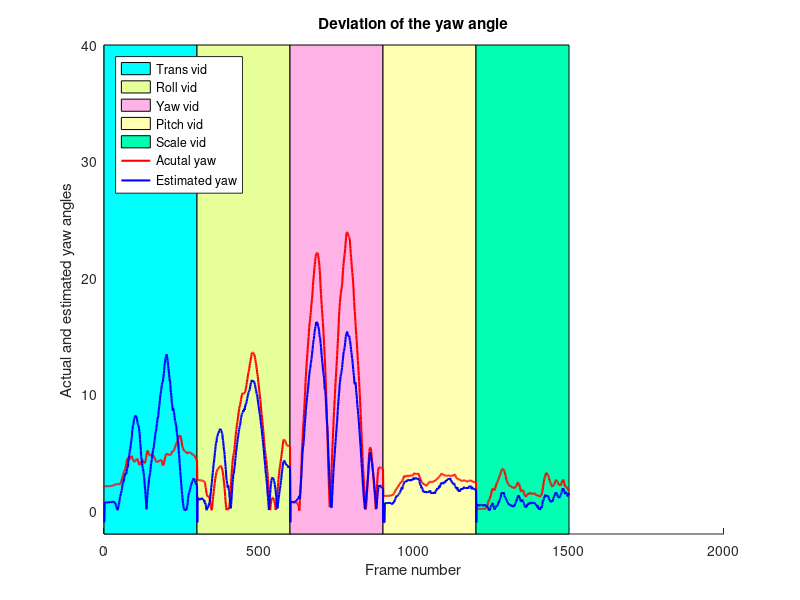

Source code (MATLAB):
data = textread('./OutputForMATLAB/0/poseOutput.txt', '%s', 'delimiter', ','); 

mat_data_act_0 = zeros(300,3);
mat_data_est_0 = zeros(300,3);

for i=0:299
    mat_data_act_0((i+1),:) = [abs(str2double(data(i*6 + 1))) abs(str2double(data(i*6 + 2))) abs(str2double(data(i*6 + 3)))];
    if(abs(str2double(data(i*6 + 4))) == 361)
        mat_data_est_0((i+1),:) = [-1 -1 -1];
    else
        mat_data_est_0((i+1),:) = [abs(str2double(data(i*6 + 4))) abs(str2double(data(i*6 + 5))) abs(str2double(data(i*6 + 6)))];
    end
end

data = textread('./OutputForMATLAB/1/poseOutput.txt', '%s', 'delimiter', ','); 

mat_data_act_1 = zeros(300,3);
mat_data_est_1 = zeros(300,3);

for i=0:299
    mat_data_act_1((i+1),:) = [abs(str2double(data(i*6 + 1))) abs(str2double(data(i*6 + 2))) abs(str2double(data(i*6 + 3)))];
    if(abs(str2double(data(i*6 + 4))) == 361)
        mat_data_est_1((i+1),:) = [-1 -1 -1];
    else
        mat_data_est_1((i+1),:) = [abs(str2double(data(i*6 + 4))) abs(str2double(data(i*6 + 5))) abs(str2double(data(i*6 + 6)))];
    end
end

data = textread('./OutputForMATLAB/2/poseOutput.txt', '%s', 'delimiter', ','); 

mat_data_act_2 = zeros(300,3);
mat_data_est_2 = zeros(300,3);

for i=0:299
    mat_data_act_2((i+1),:) = [abs(str2double(data(i*6 + 1))) abs(str2double(data(i*6 + 2))) abs(str2double(data(i*6 + 3)))];
    if(abs(str2double(data(i*6 + 4))) == 361)
        mat_data_est_2((i+1),:) = [-1 -1 -1];
    else
        mat_data_est_2((i+1),:) = [abs(str2double(data(i*6 + 4))) abs(str2double(data(i*6 + 5))) abs(str2double(data(i*6 + 6)))];
    end
end

data = textread('./OutputForMATLAB/3/poseOutput.txt', '%s', 'delimiter', ','); 

mat_data_act_3 = zeros(300,3);
mat_data_est_3 = zeros(300,3);

for i=0:299
    mat_data_act_3((i+1),:) = [abs(str2double(data(i*6 + 1))) abs(str2double(data(i*6 + 2))) abs(str2double(data(i*6 + 3)))];
    if(abs(str2double(data(i*6 + 4))) == 361)
        mat_data_est_3((i+1),:) = [-1 -1 -1];
    else
        mat_data_est_3((i+1),:) = [abs(str2double(data(i*6 + 4))) abs(str2double(data(i*6 + 5))) abs(str2double(data(i*6 + 6)))];
    end
end

data = textread('./OutputForMATLAB/4/poseOutput.txt', '%s', 'delimiter', ','); 

mat_data_act_4 = zeros(300,3);
mat_data_est_4 = zeros(300,3);

for i=0:299
    mat_data_act_4((i+1),:) = [abs(str2double(data(i*6 + 1))) abs(str2double(data(i*6 + 2))) abs(str2double(data(i*6 + 3)))];
    if(abs(str2double(data(i*6 + 4))) == 361)
        mat_data_est_4((i+1),:) = [-1 -1 -1];
    else
        mat_data_est_4((i+1),:) = [abs(str2double(data(i*6 + 4))) abs(str2double(data(i*6 + 5))) abs(str2double(data(i*6 + 6)))];
    end
end

pose_act = vertcat(mat_data_act_0,mat_data_act_1,mat_data_act_2,mat_data_act_3,mat_data_act_4);
pose_est = vertcat(mat_data_est_0,mat_data_est_1,mat_data_est_2,mat_data_est_3,mat_data_est_4);


frame_nos = zeros(1,1500);
for i = 1:1500
    frame_nos(1,i) = i;
end

%% Draw graph

figure;
subplot(1,1,1);

ylim([-2 40])
hold on
patch([0 300 300 0], [max(ylim) max(ylim) -2 -2], 'c', 'DisplayName','Trans vid')
patch([300 600 600 300], [max(ylim) max(ylim) -2 -2], [0.9 1 0.6], 'DisplayName','Roll vid')
patch([600 900 900 600], [max(ylim) max(ylim) -2 -2], [1 0.7 0.9], 'DisplayName','Yaw vid')
patch([900 1200 1200 900], [max(ylim) max(ylim) -2 -2], [1 1 0.7], 'DisplayName','Pitch vid')
patch([1200 1500 1500 1200], [max(ylim) max(ylim) -2 -2], [0 1 0.7], 'DisplayName','Scale vid')

plot(frame_nos,pose_act(:,2),'color','r','DisplayName','Acutal yaw','LineWidth',1.5);
hold on;
plot(frame_nos,pose_est(:,2),'color','b','DisplayName','Estimated yaw','LineWidth',1.5);
hold on;
legend('Location','northwest');
title('Deviation of the yaw angle')
xlabel('Frame number');
ylabel('Actual and estimated yaw angles');

%subplot(3,1,2);
